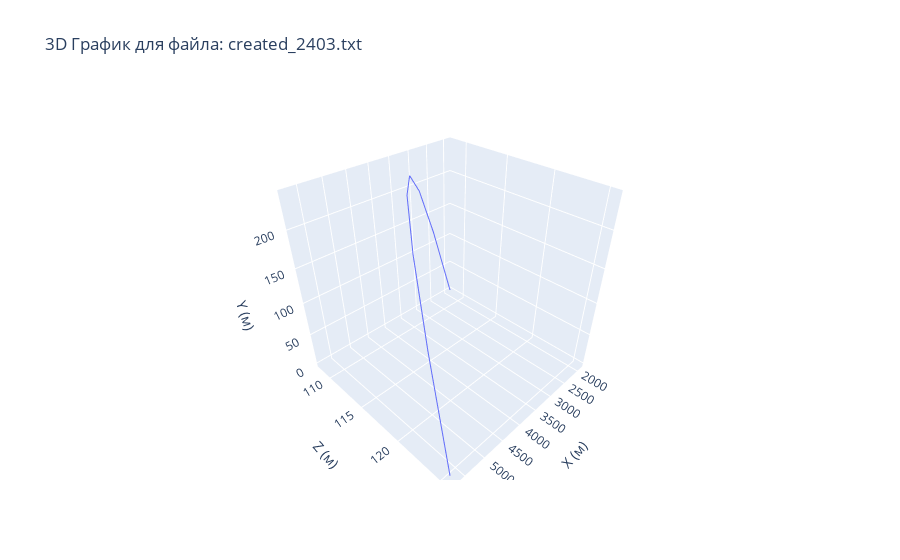

The notebook cell this image was saved under:
### Markdown cell above
## Построение графиков для проверки

### Code cell
import os
import random
import plotly.graph_objects as go

# Указать путь к папке New_traectory
output_folder = r'New_traectory'

# Проверка, существует ли папка
if not os.path.exists(output_folder):
    print(f"Папка {output_folder} не существует. Проверьте путь.")
    exit()

# Поиск файлов, начинающихся на 'created'
created_files = [f for f in os.listdir(output_folder) if f.startswith('created') and f.endswith('.txt')]
if not created_files:
    print("Нет файлов, начинающихся на 'created', для построения графика.")
    exit()

# Выбор случайного файла
random_created_file = random.choice(created_files)
created_file_path = os.path.join(output_folder, random_created_file)

# Чтение данных из файла
x_vals, y_vals, z_vals = [], [], []
with open(created_file_path, 'r', encoding='utf-8') as file:
    for line in file:
        columns = line.strip().split()
        if len(columns) >= 4:
            try:
                x_vals.append(float(columns[1]))
                y_vals.append(float(columns[2]))
                z_vals.append(float(columns[3]))
            except ValueError:
                print(f"Ошибка преобразования строки: {line.strip()}")

# Построение графика с использованием Plotly
fig = go.Figure(data=[go.Scatter3d(
    x=x_vals,
    y=z_vals,
    z=y_vals,
    mode='lines',
    line=dict(width=2),
)])

fig.update_layout(
    title=f"3D График для файла: {random_created_file}",
    scene=dict(
        xaxis_title='X (м)',
        yaxis_title='Z (м)',
        zaxis_title='Y (м)'
    )
)

fig.show()

print(f"3D-график построен для файла: {random_created_file}")

### Figure 1 — Plotly figure (JSON) as saved in the notebook; plotly's stock layout.template omitted (floating-point values rounded to 4 significant figures)
{"data": [{"line": {"width": 2}, "mode": "lines", "type": "scatter3d", "x": [1922.0, 2536.0, 3121.0, 3682.0, 4223.0, 4744.0, 5248.0, 5734.0], "y": [108.4, 108.7, 109.8, 111.5, 114.0, 117.2, 121.0, 125.5], "z": [1, 123.6, 202.0, 238.9, 236.0, 194.6, 116.2, 1.919]}], "layout": {"scene": {"xaxis": {"title": {"text": "X (м)"}}, "yaxis": {"title": {"text": "Z (м)"}}, "zaxis": {"title": {"text": "Y (м)"}}}, "title": {"text": "3D График для файла: created_2403.txt"}}}
